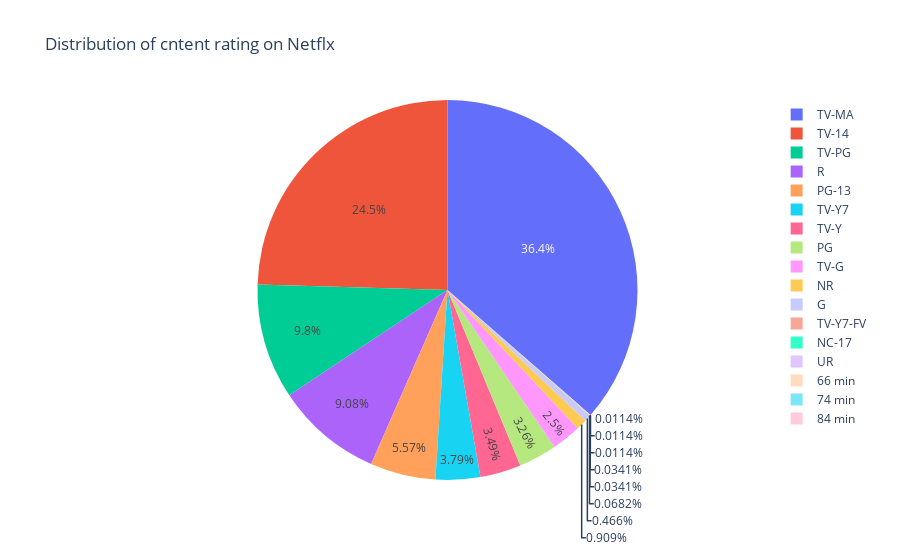

The code cell stored with this chart in its notebook:
### Code cell
plt.figure(figsize=(9,9))
pieChart=ps.pie(x,values='counts',names='rating',title='Distribution of cntent rating on Netflx')
pieChart.show()

### Figure 1 — Plotly figure (JSON) as saved in the notebook; plotly's stock layout.template omitted (floating-point values rounded to 4 significant figures)
{"data": [{"domain": {"x": [0, 1], "y": [0, 1]}, "hovertemplate": "rating=%{label}<br>counts=%{value}<extra></extra>", "labels": ["66 min", "74 min", "84 min", "G", "NC-17", "NR", "PG", "PG-13", "R", "TV-14", "TV-G", "TV-MA", "TV-PG", "TV-Y", "TV-Y7", "TV-Y7-FV", "UR"], "legendgroup": "", "name": "", "showlegend": true, "type": "pie", "values": [1, 1, 1, 41, 3, 80, 287, 490, 799, 2160, 220, 3207, 863, 307, 334, 6, 3]}], "layout": {"legend": {"tracegroupgap": 0}, "title": {"text": "Distribution of cntent rating on Netflx"}}}
